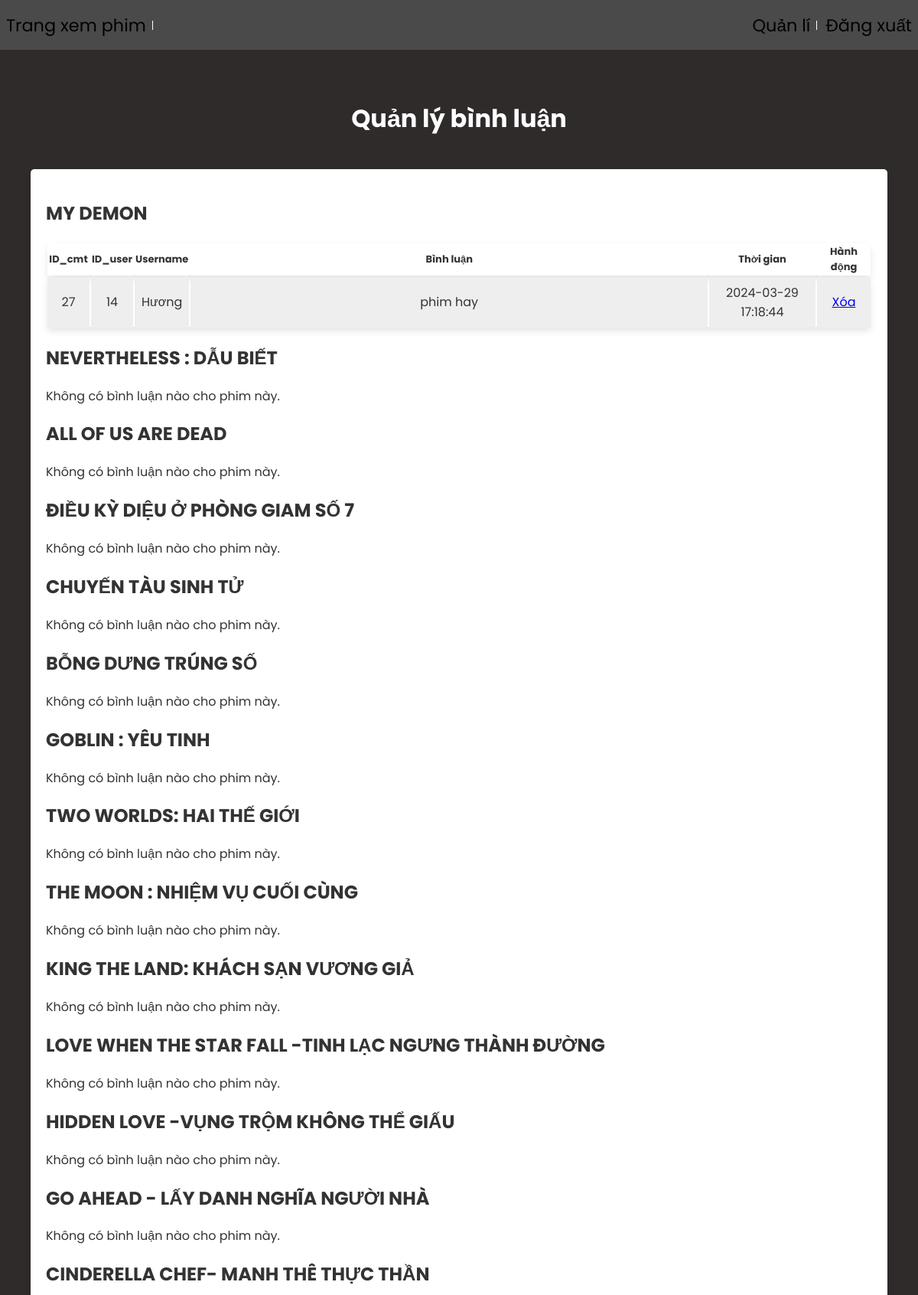
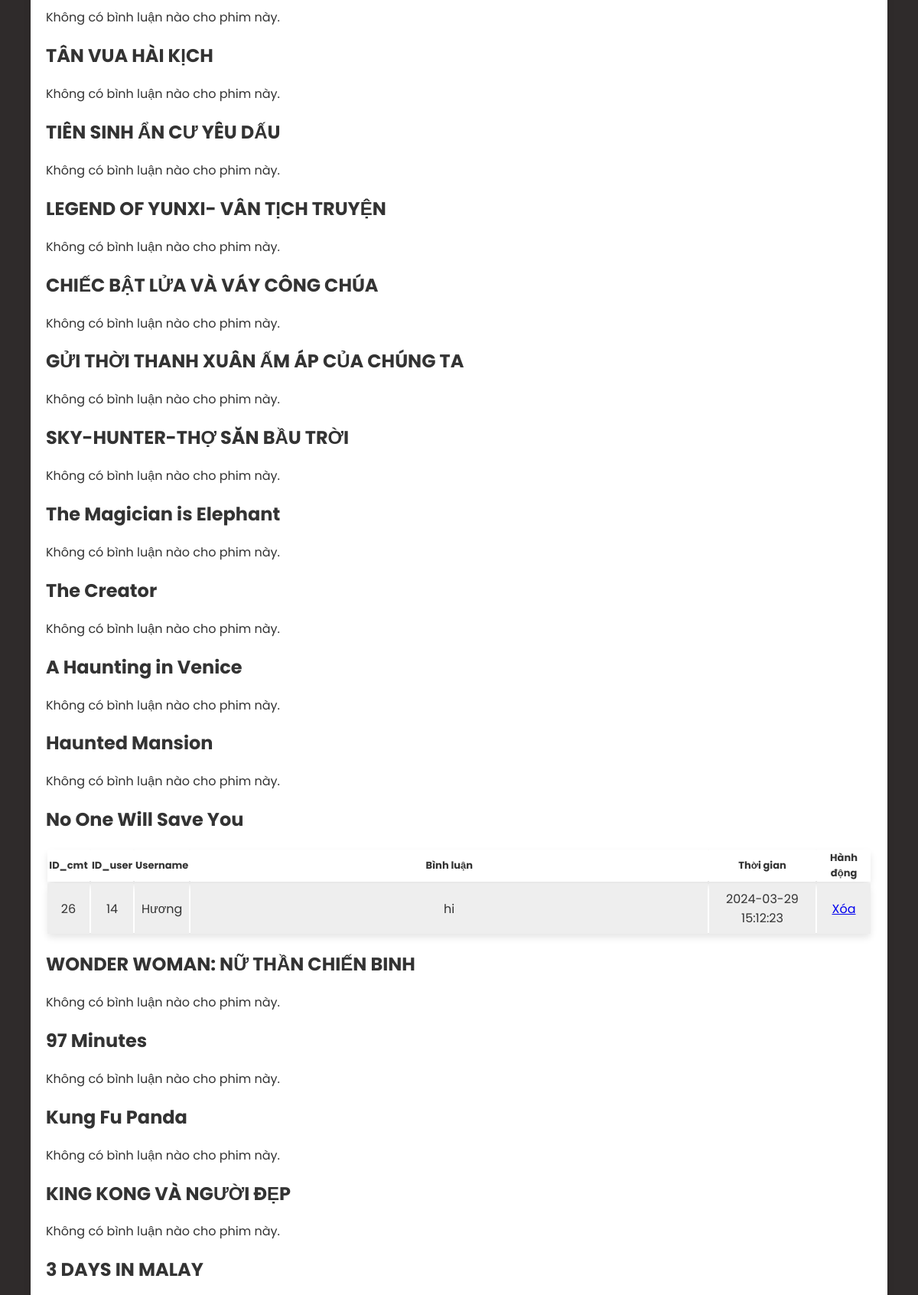
The app's page /admin.php?pid=10 (signed in, upper part) with its own data (2 pictures, top to bottom).
### tables this page shows
CREATE TABLE `phim` (
  `maPhim` int(11) NOT NULL,
  `Ten` varchar(300) NOT NULL,
  `Quoc_Gia` varchar(100) NOT NULL,
  `maTheloai` int(11) NOT NULL,
  `Phan_Loai` varchar(100) DEFAULT NULL,
  `Dien_Vien` varchar(300) NOT NULL,
  `Nam` int(11) NOT NULL,
  `Thoi_Luong` varchar(100) NOT NULL,
  `Noi_Dung` varchar(2000) NOT NULL,
  `Ngon_Ngu` varchar(100) NOT NULL,
  `hinhanh` varchar(100) NOT NULL,
  `trailerlink` varchar(1000) NOT NULL,
  `linkphim` text NOT NULL
);

CREATE TABLE `comment` (
  `id_comment` int(11) NOT NULL,
  `id_product` int(11) NOT NULL,
  `id_user` int(255) NOT NULL,
  `date_comment` datetime NOT NULL DEFAULT current_timestamp(),
  `article` varchar(255) NOT NULL
);

CREATE TABLE `users` (
  `id` int(255) NOT NULL,
  `name` varchar(255) NOT NULL,
  `email` varchar(255) NOT NULL,
  `password` varchar(255) NOT NULL,
  `user_type` varchar(255) NOT NULL DEFAULT 'user'
);

### admin/qlicmt.php (the view)
<?php
    $link = new mysqli("localhost", "root", "", "webphim");
    $sqlMovies = "SELECT * FROM phim";
    $resultMovies = $link->query($sqlMovies);
?>
<br>
<h1 align="center" style="color: white;"><b>Quản lý bình luận</b></h1>
<div class="cmt">
    <form method="" action="">
        <?php while ($movie = $resultMovies->fetch_assoc()) { ?>
            <h2><?php echo $movie['Ten']; ?></h2>
            <?php
                $movieId = $movie['maPhim'];
                $sqlComments = "SELECT comment.*, users.name AS username, comment.id_user AS id_user FROM comment
                                INNER JOIN users ON comment.id_user = users.id
                                WHERE comment.id_product = $movieId";
                $resultComments = $link->query($sqlComments);
                if ($resultComments->num_rows > 0) {
            ?>
                    <table >
                        <tr style="font-size: small;">
                            <th style="width:55px; height: 40px;">ID_cmt</th>
                            <th style="width:55px; height: 40px;">ID_user</th>
                            <th style="width:71px; height: 40px;">Username</th>
                            <th style="width:200; height: 40px;">Bình luận</th>
                            <th style="width:139px; height: 40px;">Thời gian</th>
                            <th style="width:70px; height: 40px;">Hành động</th>
                        </tr>
                        <?php while ($comment = $resultComments->fetch_assoc()) { ?>
                            <tr align="center">
                                <td><?php echo $comment["id_comment"]; ?></td>
                                <td><?php echo $comment["id_user"]; ?></td>
                                <td><?php echo $comment["username"]; ?></td>
                                <td><?php echo $comment["article"]; ?></td>
                                <td><?php echo $comment["date_comment"]; ?></td>
                                <td><a onclick="return confirm('Bạn có muốn xoá bình luận này không?')" href="admin.php?pid=9&id=<?php echo $comment['id_comment']; ?>">Xóa</a></td>
                            </tr>
                        <?php
                        } ?>
                    </table>
                <?php
                    }else {
                        echo "Không có bình luận nào cho phim này.";
                    }
                }
                ?>
    </form>
    </div>
</div>

### style.css (style rules this page uses)
* { box-sizing: border-box; }
:root { --primary-colorr: #EE4D2D; --primary-color:#22254b; --secondary-color: #373b69; --boder-color: #dbdbdb; --text-color: #333; }
.body1 { background-color:rgb(47, 43, 43); font-family: 'Poppins', sans-serif; margin: 0; }
.cmt { min-height: 100vh; display: flex; align-items: center; justify-content: center; padding: 20px; padding-bottom: 60px; }
.cmt form { padding: 20px; border-radius: 5px; box-shadow: 0 5px 10px rgba(0, 0, 0, 0.1); background: #fff; text-align: left; width: 100%; color: #333; }
.cmt table { width: 100%; }
.cmt tr { padding: 20px; border-radius: 5px; box-shadow: 0 5px 10px rgba(0, 0, 0, 0.1); background: #fff; text-align: center; }
.cmt td { padding: 8px 0; background: #eee; text-align: center; }

### records on screen
phim: Ten "MY DEMON"
comment: id_comment "27", id_user "14", id_user.name "Hương", article "phim hay", date_comment "2024-03-29 17:18:44"
phim: Ten "NEVERTHELESS : DẪU BIẾT", shows "Không có bình luận nào cho phim này."
phim: Ten "ALL OF US ARE DEAD", shows "Không có bình luận nào cho phim này."
phim: Ten "ĐIỀU KỲ DIỆU Ở PHÒNG GIAM SỐ 7", shows "Không có bình luận nào cho phim này."
phim: Ten "CHUYẾN TÀU SINH TỬ", shows "Không có bình luận nào cho phim này."
phim: Ten "BỖNG DƯNG TRÚNG SỐ", shows "Không có bình luận nào cho phim này."
phim: Ten "GOBLIN : YÊU TINH", shows "Không có bình luận nào cho phim này."
phim: Ten "TWO WORLDS: HAI THẾ GIỚI", shows "Không có bình luận nào cho phim này."
phim: Ten "THE MOON : NHIỆM VỤ CUỐI CÙNG", shows "Không có bình luận nào cho phim này."
phim: Ten "KING THE LAND: KHÁCH SẠN VƯƠNG GIẢ", shows "Không có bình luận nào cho phim này."
phim: Ten "LOVE WHEN THE STAR FALL -TINH LẠC NGƯNG THÀNH ĐƯỜNG", shows "Không có bình luận nào cho phim này."
phim: Ten "HIDDEN LOVE -VỤNG TRỘM KHÔNG THỂ GIẤU", shows "Không có bình luận nào cho phim này."
phim: Ten "GO AHEAD - LẤY DANH NGHĨA NGƯỜI NHÀ", shows "Không có bình luận nào cho phim này."
phim: Ten "CINDERELLA CHEF- MANH THÊ THỰC THẦN", shows "Không có bình luận nào cho phim này."
phim: Ten "TÂN VUA HÀI KỊCH", shows "Không có bình luận nào cho phim này."
phim: Ten "TIÊN SINH ẨN CƯ YÊU DẤU", shows "Không có bình luận nào cho phim này."
phim: Ten "LEGEND OF YUNXI- VÂN TỊCH TRUYỆN", shows "Không có bình luận nào cho phim này."
phim: Ten "CHIẾC BẬT LỬA VÀ VÁY CÔNG CHÚA", shows "Không có bình luận nào cho phim này."
phim: Ten "GỬI THỜI THANH XUÂN ẤM ÁP CỦA CHÚNG TA", shows "Không có bình luận nào cho phim này."
phim: Ten "SKY-HUNTER-THỢ SĂN BẦU TRỜI", shows "Không có bình luận nào cho phim này."
phim: Ten "The Magician is Elephant", shows "Không có bình luận nào cho phim này."
phim: Ten "The Creator", shows "Không có bình luận nào cho phim này."
phim: Ten "A Haunting in Venice", shows "Không có bình luận nào cho phim này."
phim: Ten "Haunted Mansion", shows "Không có bình luận nào cho phim này."
phim: Ten "No One Will Save You"
comment: id_comment "26", id_user "14", id_user.name "Hương", article "hi", date_comment "2024-03-29 15:12:23"
phim: Ten "WONDER WOMAN: NỮ THẦN CHIẾN BINH", shows "Không có bình luận nào cho phim này."
phim: Ten "97 Minutes", shows "Không có bình luận nào cho phim này."
phim: Ten "Kung Fu Panda", shows "Không có bình luận nào cho phim này."
phim: Ten "KING KONG VÀ NGƯỜI ĐẸP", shows "Không có bình luận nào cho phim này."
phim: Ten "3 DAYS IN MALAY"
